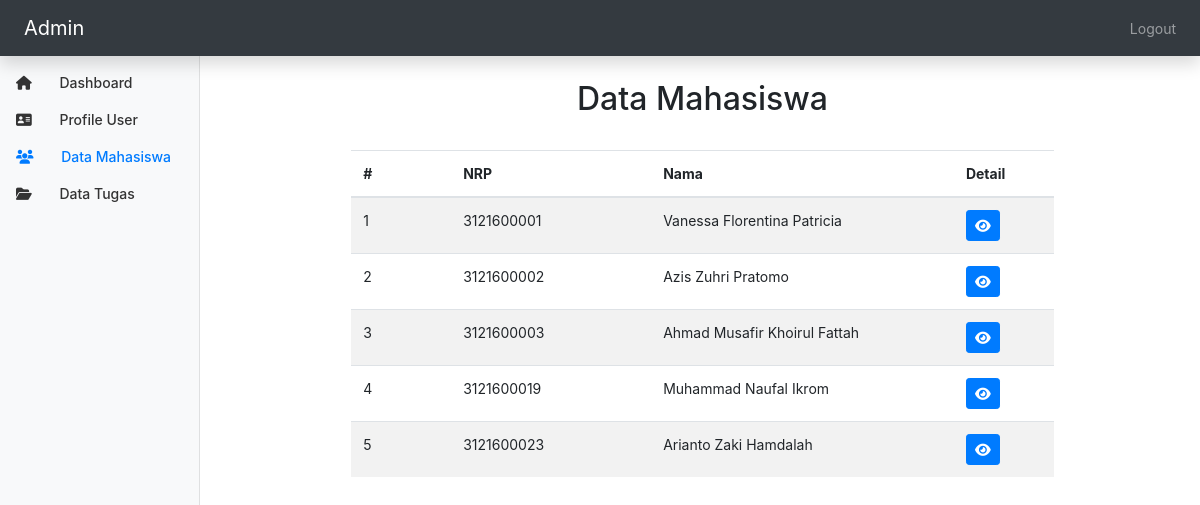
The page /data_mahasiswa.php (signed in) on the database its author committed.
### tables this page shows
CREATE TABLE `data_mahasiswa` (
  `nrp` varchar(11) NOT NULL,
  `nama` varchar(100) NOT NULL,
  `alamat` varchar(255) NOT NULL,
  `ttl` varchar(255) NOT NULL,
  `email` varchar(50) NOT NULL,
  `nohp` varchar(15) NOT NULL,
  `username` varchar(50) NOT NULL,
  `password` varchar(255) NOT NULL,
  `profil` varchar(255) DEFAULT NULL
);

### library/controller.php (called while the page is built, shortened)
<?php
    include 'opendb.php';
    function getData(){
        global $conn;
        $data = "SELECT * FROM data_mahasiswa ORDER BY nrp ASC";
        $result = mysqli_query($conn, $data);
        $rows = [];
        while($row = mysqli_fetch_assoc($result)){
            $rows[] = $row;
        }
        return $rows;
    }
?>

### data_mahasiswa.php (the view, shortened to what this page needs)
<?php
    require 'library/controller.php';
    if (!isset($_SESSION['user_is_logged_in'])) {
        header('Location: login.php');
        exit;
    } else {
        $mahasiswa = getData();
        $i = 1;
    }
?>
<!DOCTYPE html>
<html lang="en">
<head>
    <link rel="stylesheet" href="https://cdn.jsdelivr.net/npm/bootstrap@4.6.1/dist/css/bootstrap.min.css">
    <link href="assets/style.css" rel="stylesheet">
</head>
<body>
    <nav class="navbar navbar-dark sticky-top bg-dark flex-md-nowrap p-2 shadow">
        <span class="navbar-brand col-md-3 col-lg-2 mr-0 px-3">Admin</span>
        <ul class="navbar-nav px-3">
            <li class="nav-item text-nowrap">
                <a class="nav-link" href="logout.php">Logout</a>
            </li>
        </ul>
    </nav>
    <div class="container-fuild">
        <div class="row">
            <nav id="sidebarMenu" class="col-md-3 col-lg-2 d-md-block bg-light sidebar collapse">
                <div class="sidebar-sticky pt-3">
                    <ul class="nav flex-column">
                        <li class="nav-item">
                            <a class="nav-link" href="index.php">
                                <i class="fa-solid fa-house mr-4"></i>
                                Dashboard
                            </a>
                        </li>
                        <li class="nav-item">
                            <a class="nav-link" href="profile.php">
                                <i class="fa-solid fa-address-card mr-4"></i>
                                Profile User
                            </a>
                        </li>
                        <li class="nav-item">
                            <a class="nav-link active" href="data_mahasiswa.php">
                                <i class="fa-solid fa-users mr-4"></i>
                                Data Mahasiswa <span class="sr-only">(current)</span>
                            </a>
                        </li>
                        <li class="nav-item">
                            <a class="nav-link" href="data_tugas.php">
                                <i class="fa-solid fa-folder-open mr-4"></i>
                                Data Tugas
                            </a>
                        </li>
                    </ul>
                </div>
            </nav>
            <main role="main" class="col-md-9 ml-sm-auto col-lg-10 px-md-4">
                <div class="d-flex justify-content-center flex-wrap flex-md-nowrap align-items-center pt-4 pb-2 mx-4">
                    <h2>Data Mahasiswa</h2>
                </div>
                <div class="container mt-3" style="width: 75%;">
                    <table class="table table-striped">
                        <thead>
                            <tr>
                                <th>#</th>
                                <th>NRP</th>
                                <th>Nama</th>
                                <th>Detail</th>
                            </tr>
                        </thead>
                        <tbody>
                            <?php foreach($mahasiswa as $mhs): ?>
                                <tr>
                                    <td style="width: 100px"><?= $i++?></td>
                                    <td style="width: 200px"><?= $mhs['nrp']; ?></td>
                                    <td><?= $mhs['nama']; ?></td>
                                    <td style="width: 100px;">
                                        <a href="detail_mahasiswa.php?nrp=<?= $mhs['nrp']; ?>" class="btn btn-primary btn-sm"><i class="fa-solid fa-eye"></i></a>
                                    </td>
                                </tr>
                            <?php endforeach; ?>
                        </tbody>
                    </table>
                </div>
            </main>
        </div>
    </div>
</body>
</html>

### assets/style.css (style rules this page uses)
body { font-size: .875rem; }
.sidebar { position: fixed; top: 0; bottom: 0; left: 0; z-index: 100; padding: 48px 0 0; box-shadow: inset -1px 0 0 rgba(0, 0, 0, .1); }
.sidebar-sticky { position: relative; top: 0; height: calc(100vh - 48px); padding-top: .5rem; overflow-x: hidden; overflow-y: auto; }
.sidebar .nav-link { font-weight: 500; color: #333; }
.sidebar .nav-link.active { color: #007bff; }

### rows shown on the page
data_mahasiswa: nrp "3121600001", nama "Vanessa Florentina Patricia"
data_mahasiswa: nrp "3121600002", nama "Azis Zuhri Pratomo"
data_mahasiswa: nrp "3121600003", nama "Ahmad Musafir Khoirul Fattah"
data_mahasiswa: nrp "3121600019", nama "Muhammad Naufal Ikrom"
data_mahasiswa: nrp "3121600023", nama "Arianto Zaki Hamdalah"
